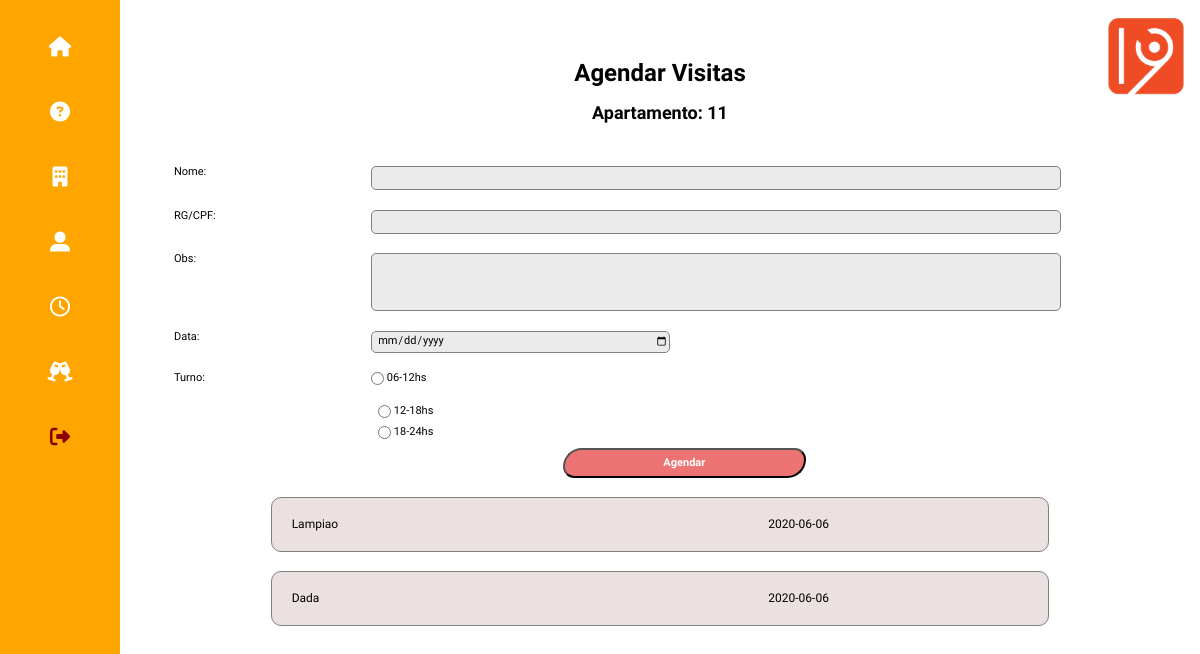
/cond_agendar_visita (signed in), run on an earlier commit of the app's database.
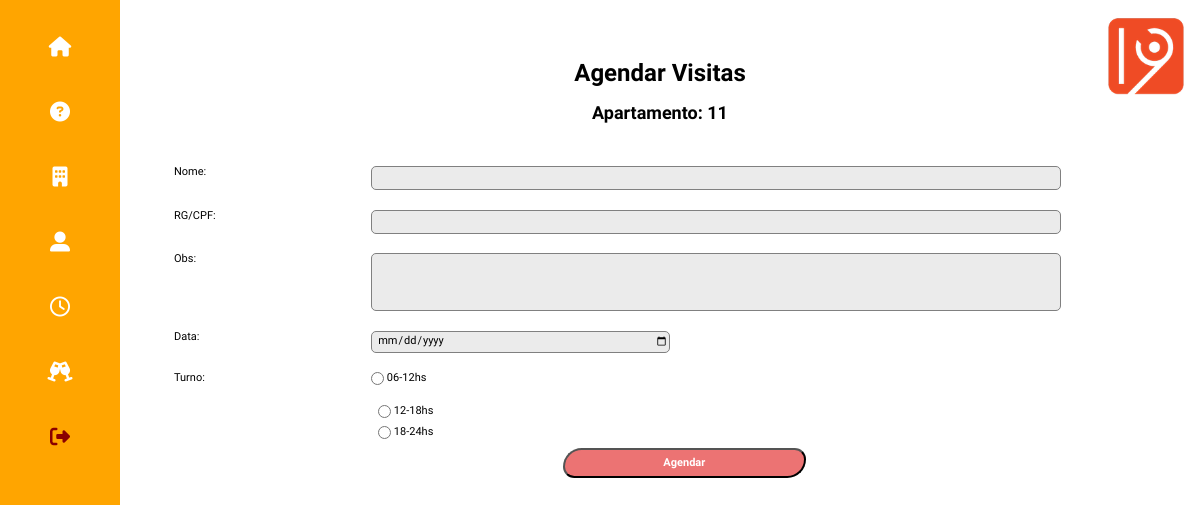
And on a later commit of the database.
### tables this page shows
CREATE TABLE 'cond_agenda_visitas' 
	('id' INTEGER PRIMARY KEY AUTOINCREMENT, 
	 'nome' VARCHAR NOT NULL, 
	 'doc' VARCHAR NOT NULL, 
	 'detalhe' VARCHAR, 
	 'id_usuario' INTEGER, 
	 'data_visita' DATETIME, 
	 'data_log' DATETIME DEFAULT CURRENT_TIMESTAMP, 
	 'turno' INTEGER NOT NULL );

### app.py (the view, shortened to what this page needs)
@app.route('/cond_agendar_visita', methods=['POST', 'GET'])
def cond_agendar_visita():
    db = get_db()
    if 'user' in session:
        user = session['user']
        admin = session['admin']
        cur  = db.execute('select andar, apto from condominio_moradores where id=?',[user])
        r_morador = cur.fetchone()
        cur_visitas  = db.execute('select nome, doc, data_visita, turno from cond_agenda_visitas where id_usuario = ? order by data_visita',[user])
        r_visitas = cur_visitas.fetchall()
        return render_template('condominio_agendar_vista.html',user=user, admin=admin, r_morador=r_morador, r_visitas=r_visitas)
    else:
        return 'precisa logar'

### app.py (called while the page is built)
def connect_db():
    sql = sqlite3.connect('/Users/fabio/flask/condominio.db')
    sql.row_factory = sqlite3.Row
    return sql

def get_db():
    if not hasattr(g, 'sqlite3'):
        g.sqlite_db = connect_db()
    return  g.sqlite_db

### templates/condominio_agendar_vista.html (shortened to what this page needs)
<!doctype html>
{% from "condominio_menu.html" import condominio_menu %}
<html lang="pt-br">
<head>
    <link rel="stylesheet" href="../static/css/normalize.css">
    <link rel="stylesheet" href="https://use.fontawesome.com/releases/v5.0.13/css/all.css">
    <link rel="stylesheet" href="../static/css/estilo_gincana.css">
</head>
<body>
    <header class="topo-pagina">
        {% block condominio_menu %}
            {{ condominio_menu(user,admin) }}
        {% endblock %}
        <p class="logo"><img src="../static/images/one9.webp" /></p>
    </header>
    <main class="bloco-principal">
        <h1>Agendar Visitas</h1>
        {%  set casa = r_morador['andar'] ~ r_morador['apto'] %}
        <h2>Apartamento: {{ casa }} </h2>
        <div>
            <form action="/cond_agendar_visita" method="POST" class="form-cadastro">
                    <label> Nome: </label>
                    <input type="text" id="form-agenda-nome" name="form-agenda-nome" class="form-cadastro-nome" /> <br>
                    <label> RG/CPF: </label>
                    <input type="text" id="form-agenda-doc" name="form-agenda-doc" class="form-cadastro-nome" /> <br>
                    <label> Obs: </label>
                    <input type="text" id="form-agenda-detalhe" name="form-agenda-detalhe" class="form-cadastro-voce" /><br>
                    <label> Data: </label>
                    <input type="date" id="form-agenda-data" name="form-agenda-data" class="form-cadastro-nascimento" /> <br>
                    <div class="c-turno-1">
                        <label> Turno: </label>
                        <input type="radio" id="form-agenda-turno" name="form-agenda-turno" class="form-cadastro-tipo" value="1" />
                        <label>06-12hs </label>
                    </div>
                    <div class="c-turno">
                        <input type="radio" id="form-agenda-turno" name="form-agenda-turno" class="form-cadastro-parentesco" value="2" />
                    <label>12-18hs </label>
                    </div>
                    <div class="c-turno">
                        <input type="radio" id="form-agenda-turno" name="form-agenda-turno" class="form-cadastro-parentesco" value="3" />
                        <label>18-24hs </label>
                    </div>
                    <button type="submit" class="form-cadastro-butao"> Agendar </button>
            </form>
        </div>
        <div class="bloco-tabela-moradores">
            {% for visita in r_visitas %}
            <table cellpadding="0" cellspacing="0" class="tabela-moradores">
                    <tr>
                        <td class="bloco-r-visita-a"> {{ visita['nome'] }} </td>
                        <td class="bloco-r-visita-b"> {{ visita['data_visita'] }} </td>
                    </tr>
            </table>
            {% endfor %}
        </div>
    </main>
</body>
</html>

What changed in the data, as far as the page shows it:
removed cond_agenda_visitas: nome "Lampiao", data_visita "2020-06-06"
removed cond_agenda_visitas: nome "Dada", data_visita "2020-06-06"
